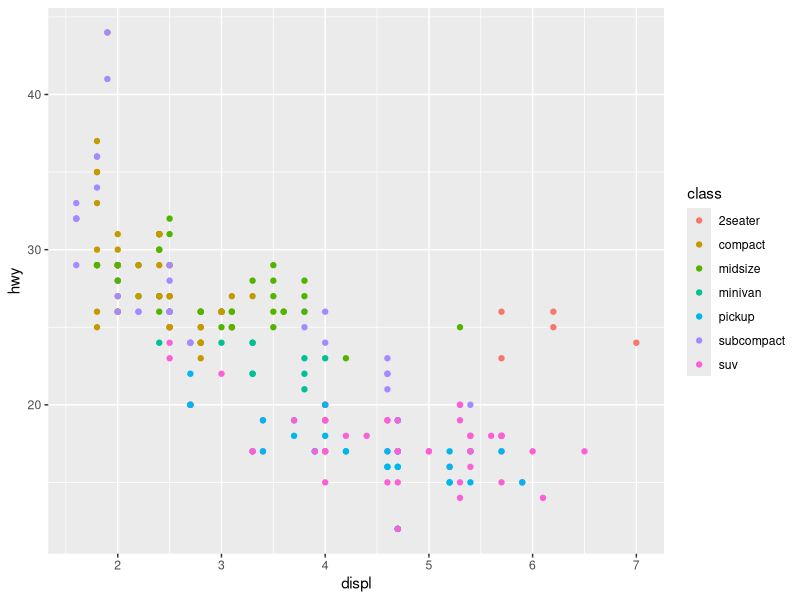
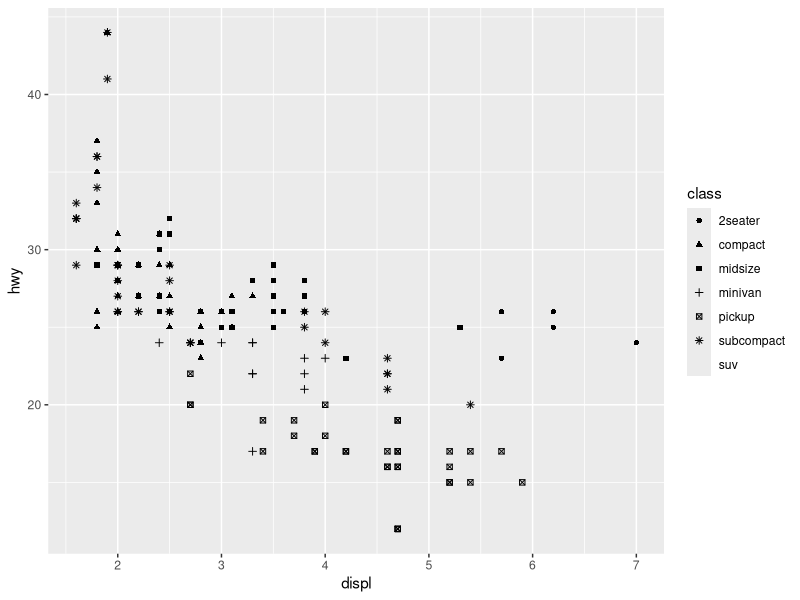
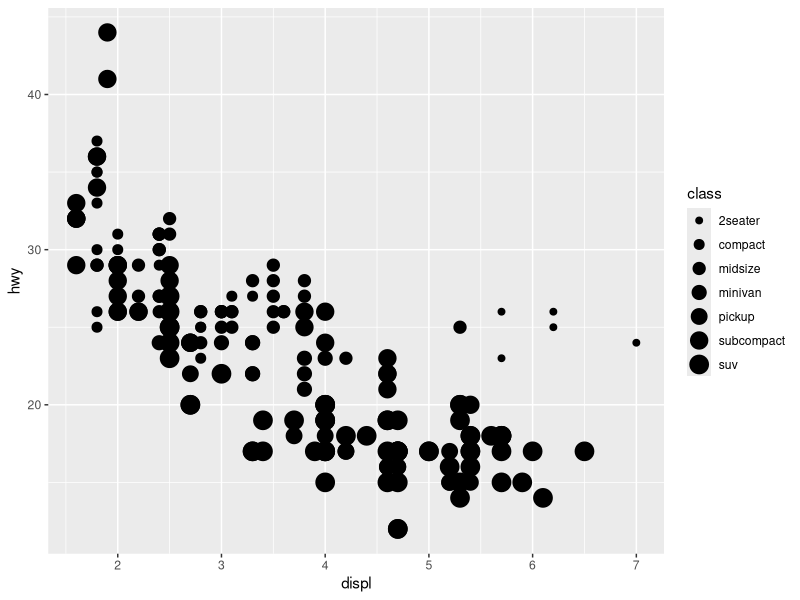
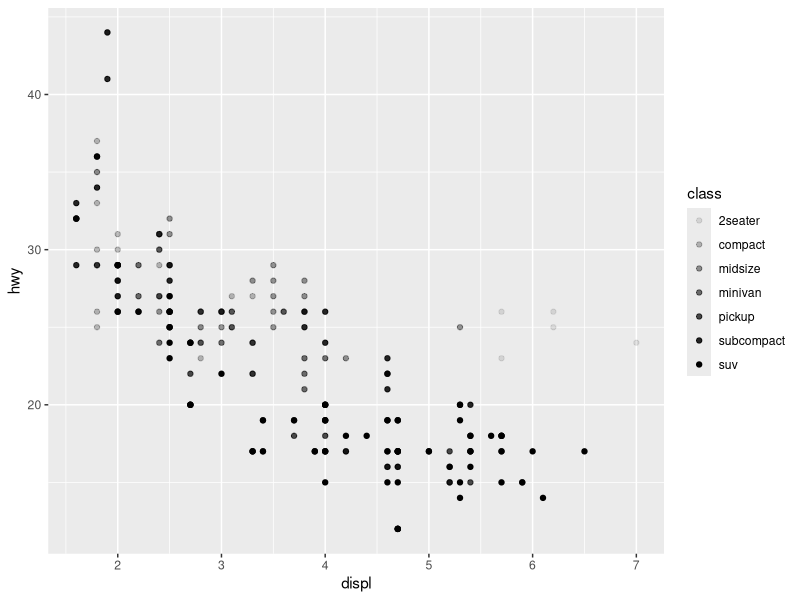
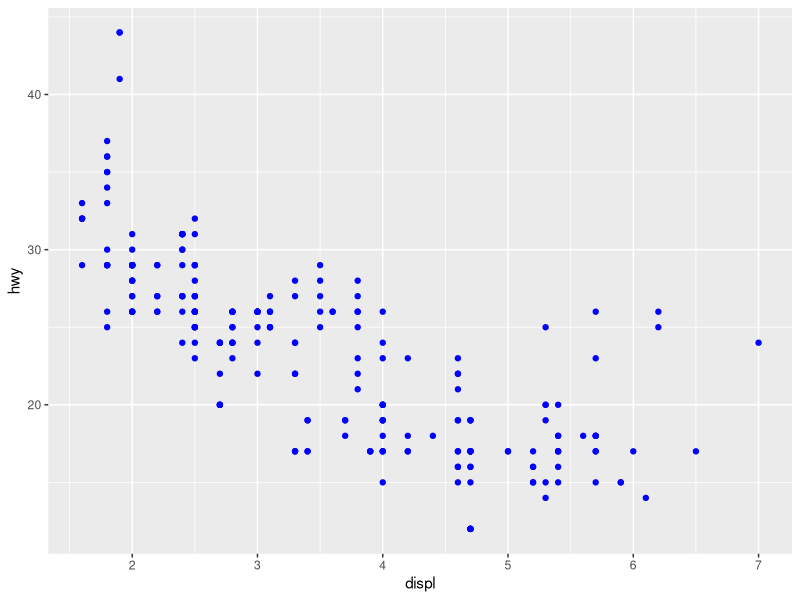
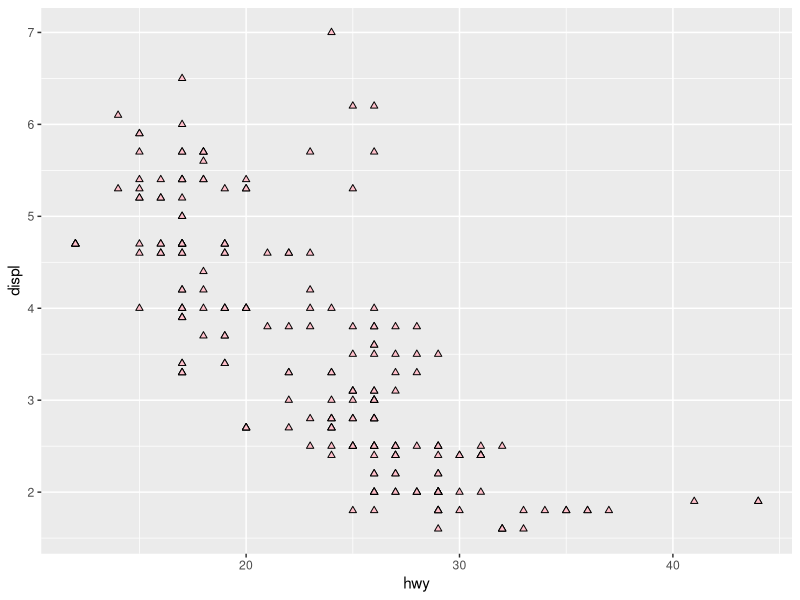
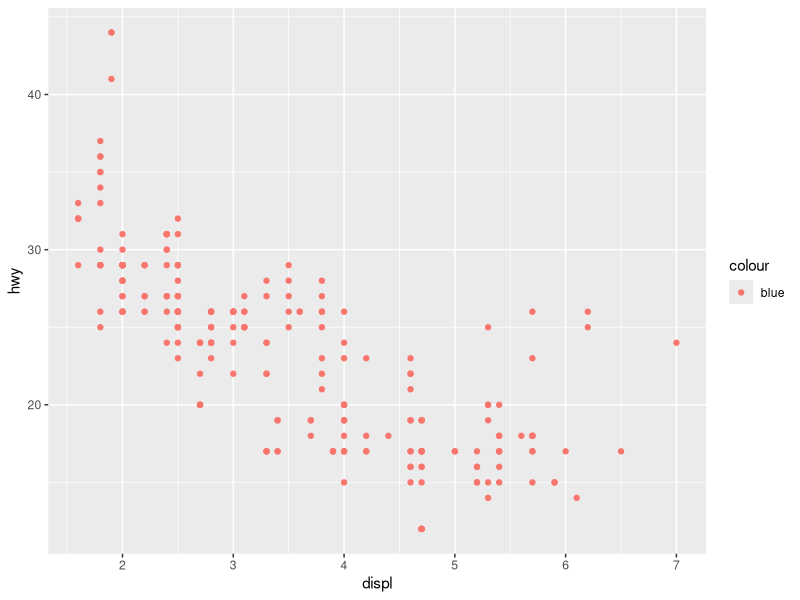
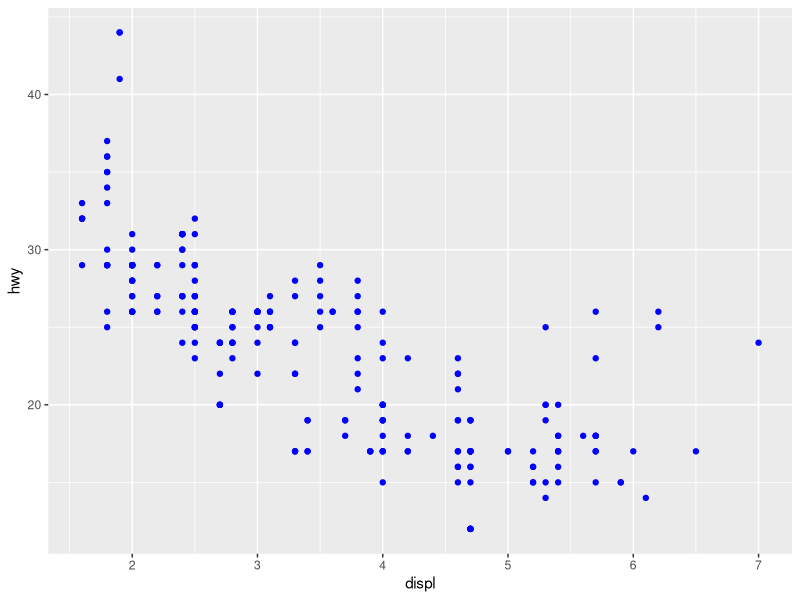

The R source for these figures, in order:
## ---- chunk 1
library(tidyverse)
sessionInfo()
## ---- chunk 2
mpg
## ---- chunk 3
ggplot(mpg, aes(x = displ, y = hwy, color = class)) +
  geom_point()

ggplot(mpg, aes(x = displ, y= hwy, shape = class)) +
  geom_point()

#> Warning: The shape palette can deal with a maximum of 6 discrete values because more
#> than 6 becomes difficult to discriminate
#> ℹ you have requested 7 values. Consider specifying shapes manually if you
#>   need that many of them.
#> Warning: Removed 62 rows containing missing values or values outside the scale range
#> (`geom_point()`).
## ---- chunk 4
ggplot(mpg, aes(x = displ, y = hwy, size = class)) +
  geom_point()
#> Warning: Using size for a discrete variable is not advised.

ggplot(mpg, aes(x = displ, y = hwy, alpha = class)) +
  geom_point()
#> Warning: Using alpha for a discrete variable is not advised.
## ---- chunk 5
# make points in plot blue
ggplot(mpg, aes(x = displ, y = hwy)) +
  geom_point(color = "blue")

"blue"
"#f52a27"
## ---- chunk 6
ggplot(mpg, aes(x = hwy, y = displ)) + 
  geom_point(shape = 24, fill = "pink")
  # geom_point(color = "pink", shape = 24, fill = "pink") # completely pink
## ---- chunk 7
# this doesnt work. the color is overriden by default?
ggplot(mpg) + 
  geom_point(aes(x = displ, y = hwy, color = "blue"))

# this works
ggplot(mpg) + 
  geom_point(aes(x = displ, y = hwy), color = "blue")

# this works, and is standard
ggplot(mpg, aes(x = displ, y = hwy)) + 
  geom_point(color = "blue")

# what if we set the color at the topmost level outside aes()?
ggplot(mpg, aes(x = displ, y = hwy), color = "blue") + 
  geom_point()

# what if we set the color at the topmost level inside aes()? answer: huh, it controls the legend label without changing the color.
ggplot(mpg, aes(x = displ, y = hwy, color = "blue")) + 
  geom_point()

ggplot(mpg, aes(x = displ, y = hwy, color = cyl)) + 
  geom_point()

ggplot(mpg, aes(x = displ, y = hwy, color = as.factor(cyl))) + 
  geom_point()
## ---- chunk 8
ggplot(mpg, aes(x = displ, y = hwy)) + 
  geom_point(stroke = 5, shape = 1)

ggplot(mpg, aes(x = displ, y = hwy)) + 
  geom_point(stroke = 1, shape = 1)

ggplot(mpg, aes(x = displ, y = hwy)) + 
  geom_point(shape = 1)
## ---- chunk 9
# note: unique(mpg$cyl) gives 4, 5, 6, 8

# expression to color
ggplot(mpg, aes(x = displ, y = hwy, color = cyl > 6)) +
  geom_point()

# expression to shape
ggplot(mpg, aes(x = displ, y = hwy, shape = cyl > 6)) +
  geom_point()

# hard coded colors to color
selected_colors = sample(
  x = c("red", "blue", "yellow"), 
  size = length(mpg$hwy),
  replace = TRUE
)

ggplot(mpg, aes(x = displ, y = hwy)) +
  geom_point(color = selected_colors)

rm(selected_colors)
## ---- chunk 10
# Left
ggplot(mpg, aes(x = displ, y = hwy)) + 
  geom_point()

# Right
ggplot(mpg, aes(x = displ, y = hwy)) + 
  geom_smooth()
#> `geom_smooth()` using method = 'loess' and formula = 'y ~ x'
## ---- chunk 11
# Left - shape is ignored by geom_smooth 
ggplot(mpg, aes(x = displ, y = hwy, shape = drv)) + 
  geom_smooth()

# Right - line type is accepted
ggplot(mpg, aes(x = displ, y = hwy, linetype = drv)) + 
  geom_smooth()
## ---- chunk 12
ggplot(mpg, aes(x = displ, y = hwy, color = drv)) +
  geom_point() +
  geom_smooth(aes(linetype = drv))
## ---- chunk 13
# Left
ggplot(mpg, aes(x = displ, y = hwy)) +
  geom_smooth()

# Middle- generates 3 geom_smooth lines, no legend
ggplot(mpg, aes(x = displ, y = hwy)) +
  geom_smooth(aes(group = drv))

# Right - generates 3 geom_smooth lines and legend (which can be suppressed), and colors the lines
ggplot(mpg, aes(x = displ, y = hwy)) +
  geom_smooth(aes(color = drv), show.legend = FALSE)
## ---- chunk 14
# leave color of line alone, but color the points by `class`
ggplot(mpg, aes(x = displ, y = hwy)) + 
  geom_point(aes(color = class)) + 
  geom_smooth()
## ---- chunk 15
ggplot(mpg, aes(x = displ, y = hwy)) + 
  geom_point() + 
  geom_point(
    data = mpg |> filter(class == "2seater"), 
    color = "red"
  ) +
  geom_point(
    data = mpg |> filter(class == "2seater"), 
    shape = "circle open", size = 3, color = "red"
  )
## ---- chunk 16
# Left
ggplot(mpg, aes(x = hwy)) +
  geom_histogram(binwidth = 2)

# Middle
ggplot(mpg, aes(x = hwy)) +
  geom_density()

# Right
ggplot(mpg, aes(x = hwy)) +
  geom_boxplot()
## ---- chunk 17
ggplot(mpg, aes(x = hwy, y = drv, fill = drv, color = drv)) +
  ggridges::geom_density_ridges(alpha = 0.5, show.legend = FALSE)
#> Picking joint bandwidth of 1.28
## ---- chunk 18
mpg # |> View()

# line chart
ggplot(mpg, aes(x = year, y = hwy, color = manufacturer)) +
  geom_smooth()

# boxplot
ggplot(mpg, aes(x = manufacturer, y = hwy)) +
  geom_boxplot() +
  theme(axis.text.x = element_text(angle = 90, vjust = 0.5, )) # hjust=1

# histogram
# just to check the histogram
mpg |> summarize(n_manufac = n(), .by = manufacturer) # |> View()
ggplot(mpg, aes(x = manufacturer)) +
  geom_histogram(stat = "count") + # fails without stat = "count" for categorical variables
  theme(axis.text.x = element_text(angle = 90, vjust = 0.5, )) # hjust=1

# area chart
ggplot(mpg, aes(x = year, y = hwy, color = manufacturer)) +
  geom_area()
## ---- chunk 19
ggplot(mpg, aes(x = displ, y = hwy)) +
  geom_smooth(aes(color = drv), show.legend = FALSE)

ggplot(mpg, aes(x = displ, y = hwy)) +
  geom_smooth(aes(color = drv))

# copied code exemplifying show.legend
# # Right - generates 3 geom_smooth lines and legend (which can be suppressed), and colors the lines
# ggplot(mpg, aes(x = displ, y = hwy)) +
#   geom_smooth(aes(color = drv), show.legend = FALSE)
## ---- chunk 20
?geom_smooth
## ---- chunk 21
# plot 1: (1,1)
ggplot(mpg, aes(x = displ, y = hwy)) + 
  geom_point() +
  geom_smooth()

# plot 2: (1,2)
ggplot(mpg, aes(x = displ, y = hwy)) + 
  geom_point() +
  geom_smooth(mapping = aes(group = drv), se = FALSE)

# plot 3: (2,1)
ggplot(mpg, aes(x = displ, y = hwy, color = drv)) + 
  geom_point() +
  geom_smooth(se = FALSE)

# plot 4: (2,2)
ggplot(mpg, aes(x = displ, y = hwy)) + 
  geom_point(aes(color = drv)) +
  geom_smooth(se = FALSE)

# plot 5: (3,1)
ggplot(mpg, aes(x = displ, y = hwy, color = drv)) + 
  geom_point() +
  geom_smooth(aes(linetype = drv), se = FALSE, color = "blue")

# plot 6: (3,2)
ggplot(mpg, aes(x = displ, y = hwy)) + 
  geom_point(aes(size = 2), color = "white", show.legend = FALSE) +
  geom_point(aes(color = drv))

